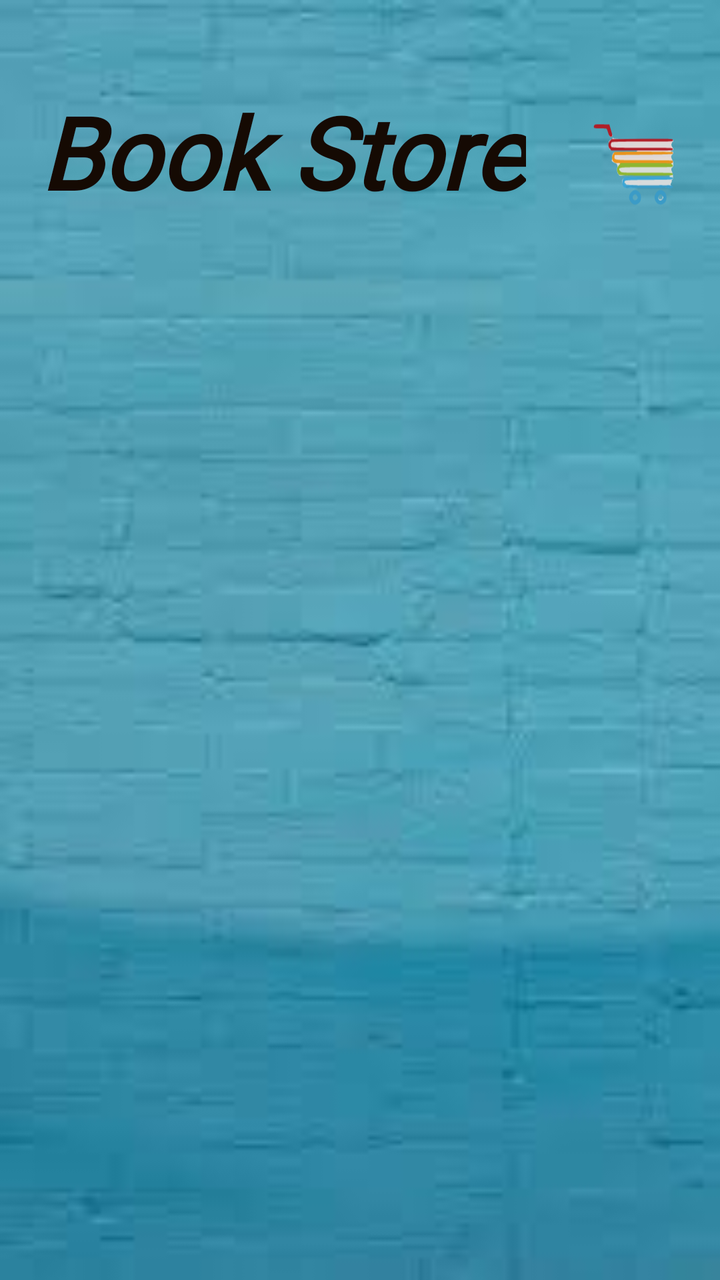
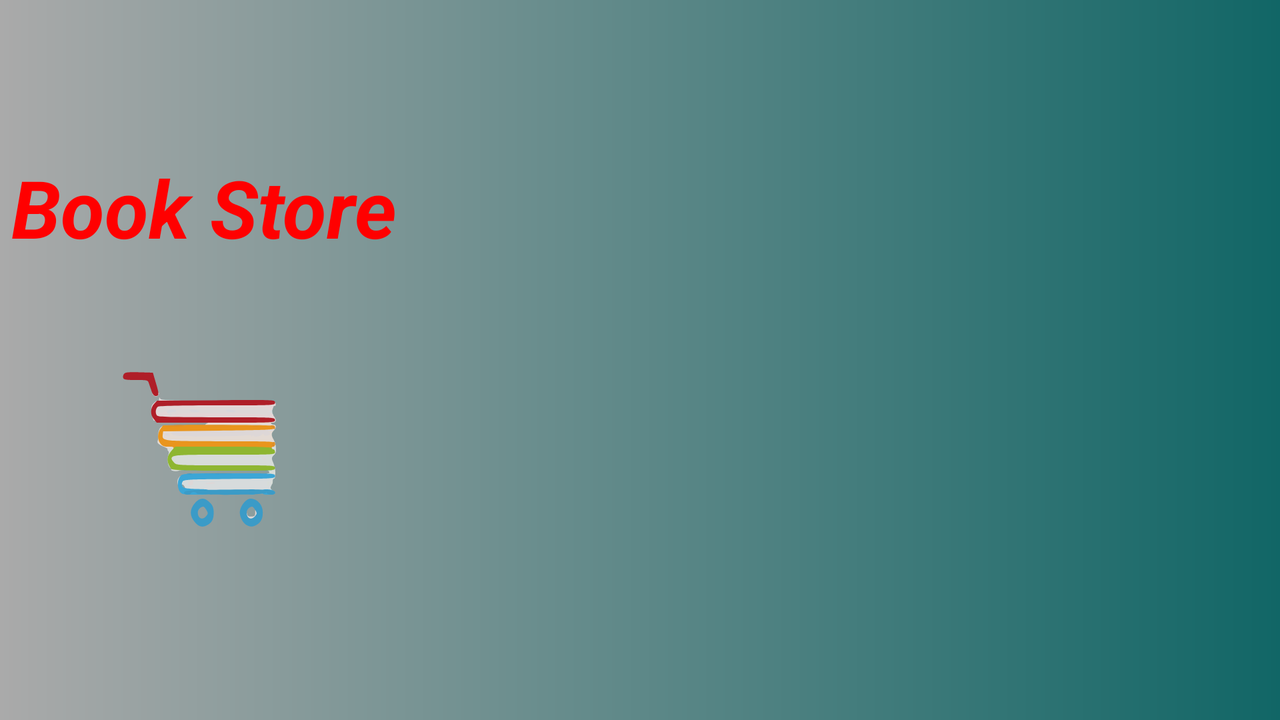

Two renders of one Android screen. The first uses the default layout on a phone; the second uses the alternative layout the repository ships for a different screen configuration, on a matching device. The two XML files are below.
<!-- AndroidManifest.xml: application theme AppTheme.NoActionBar -->
<!-- res/layout/activity_login_register.xml -->
<?xml version="1.0" encoding="utf-8"?>

<androidx.constraintlayout.widget.ConstraintLayout xmlns:android="http://schemas.android.com/apk/res/android"
    xmlns:app="http://schemas.android.com/apk/res-auto"
    xmlns:tools="http://schemas.android.com/tools"
    android:layout_width="match_parent"
    android:layout_height="match_parent"
    android:background="@drawable/background"
    android:orientation="vertical"
    tools:context=".UI.Activities.LoginRegisterActivity">

    <androidx.constraintlayout.widget.ConstraintLayout
        android:id="@+id/entry_layout"
        android:layout_width="wrap_content"
        android:layout_height="wrap_content"
        app:layout_constraintBottom_toBottomOf="parent"
        app:layout_constraintEnd_toEndOf="parent"
        app:layout_constraintStart_toStartOf="parent"
        app:layout_constraintTop_toTopOf="parent"
        app:layout_constraintVertical_bias="0.02">

        <ImageView
            android:id="@+id/imageView4"
            android:layout_width="104dp"
            android:layout_height="152dp"
            android:layout_marginStart="4dp"
            app:layout_constraintBottom_toBottomOf="parent"
            app:layout_constraintEnd_toEndOf="parent"
            app:layout_constraintHorizontal_bias="0.0"
            app:layout_constraintStart_toEndOf="@+id/materialTextView2"
            app:layout_constraintTop_toTopOf="parent"
            app:layout_constraintVertical_bias="0.0"
            app:srcCompat="@drawable/ic_book_cart" />

        <com.google.android.material.textview.MaterialTextView
            android:id="@+id/materialTextView2"
            android:layout_width="wrap_content"
            android:layout_height="wrap_content"
            android:fontFamily="@font/calligraffitti"
            android:text="@string/book_store"
            android:textColor="#150A03"
            android:textSize="50sp"
            android:textStyle="bold|italic"
            app:layout_constraintBottom_toBottomOf="parent"
            app:layout_constraintEnd_toEndOf="parent"
            app:layout_constraintHorizontal_bias="0.17"
            app:layout_constraintStart_toStartOf="parent"
            app:layout_constraintTop_toTopOf="parent"
            app:layout_constraintVertical_bias="0.381" />
    </androidx.constraintlayout.widget.ConstraintLayout>

    <FrameLayout
        android:id="@+id/sign_in_container"
        android:layout_width="match_parent"
        android:layout_height="wrap_content"
        app:layout_constraintBottom_toBottomOf="parent"
        app:layout_constraintEnd_toEndOf="parent"
        app:layout_constraintHorizontal_bias="1.0"
        app:layout_constraintStart_toStartOf="parent"
        app:layout_constraintTop_toBottomOf="@+id/entry_layout" />


</androidx.constraintlayout.widget.ConstraintLayout>
<!-- resources referenced by this layout -->
<resources>
  <!-- drawable background: jpg bitmap (drawable, 3126 bytes) -->
  <!-- drawable ic_book_cart: vector/xml drawable (drawable, 15498 chars, omitted) -->
  <string name="book_store">Book Store</string>
  <style name="AppTheme.NoActionBar" parent="Theme.MaterialComponents.Light.NoActionBar">
          <item name="windowActionBar">false</item>
          <item name="windowNoTitle">true</item>
          <item name="android:windowFullscreen">true</item>
      </style>
</resources>
<!-- res/layout-land/activity_login_register.xml (the repository's variant of the layout above) -->
<!-- drawn on the phone turned sideways -->
<?xml version="1.0" encoding="utf-8"?>

<LinearLayout xmlns:android="http://schemas.android.com/apk/res/android"
    xmlns:app="http://schemas.android.com/apk/res-auto"
    xmlns:tools="http://schemas.android.com/tools"
    android:layout_width="match_parent"
    android:layout_height="match_parent"
    android:background="@drawable/gradient3"
    android:orientation="horizontal"
    tools:context=".UI.Activities.LoginRegisterActivity">

    <androidx.constraintlayout.widget.ConstraintLayout
        android:layout_width="wrap_content"
        android:layout_height="wrap_content"
        >

        <com.google.android.material.textview.MaterialTextView
            android:id="@+id/materialTextView2"
            android:layout_width="wrap_content"
            android:layout_height="wrap_content"
            android:text="@string/book_store"
            android:textColor="@color/red"
            android:textSize="40sp"
            android:textStyle="bold|italic"
            app:layout_constraintBottom_toBottomOf="parent"
            app:layout_constraintEnd_toEndOf="parent"
            app:layout_constraintStart_toStartOf="parent"
            app:layout_constraintTop_toTopOf="parent"
            app:layout_constraintVertical_bias="0.276" />

        <ImageView
            android:id="@+id/imageView4"
            android:layout_width="200dp"
            android:layout_height="202dp"
            android:layout_marginStart="4dp"
            app:layout_constraintBottom_toBottomOf="parent"
            app:layout_constraintEnd_toEndOf="parent"
            app:layout_constraintHorizontal_bias="0.489"
            app:layout_constraintStart_toStartOf="parent"
            app:layout_constraintTop_toBottomOf="@+id/materialTextView2"
            app:layout_constraintVertical_bias="0.22"
            app:srcCompat="@drawable/ic_book_cart" />

    </androidx.constraintlayout.widget.ConstraintLayout>

    <FrameLayout
        android:id="@+id/sign_in_container"
        android:layout_width="511dp"
        android:layout_height="match_parent" />

</LinearLayout>
<!-- resources referenced by the variant -->
<!-- as the phone turned sideways resolves them -->
<resources>
  <color name="red">#FF0000</color>
  <!-- drawable gradient3 (drawable) -->
  <?xml version="1.0" encoding="utf-8"?>
  
  <shape
      xmlns:android="http://schemas.android.com/apk/res/android"
      android:shape="rectangle">
  
      <gradient
          android:startColor="@android:color/darker_gray"
          android:endColor="#166"/>
  </shape>
  <!-- drawable ic_book_cart: vector/xml drawable (drawable, 15498 chars, omitted) -->
  <string name="book_store">Book Store</string>
  <style name="AppTheme.NoActionBar" parent="Theme.MaterialComponents.Light.NoActionBar">
          <item name="windowActionBar">false</item>
          <item name="windowNoTitle">true</item>
          <item name="android:windowFullscreen">true</item>
      </style>
</resources>
